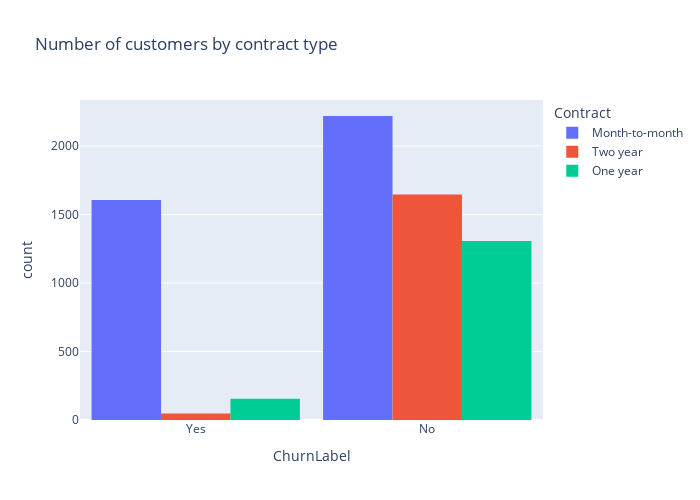

The cell this chart's notebook holds for it:
### Markdown cell above
#### Contract Types & Charges

### Code cell
# Types of contract:
fig = px.histogram(df, x="ChurnLabel", color="Contract", barmode="group", title="Number of customers by contract type")
fig.update_layout(width=700, height=500, bargap=0.1)
fig.show()

### Figure 1 — Plotly figure (JSON) as saved in the notebook; plotly's stock layout.template omitted (floating-point values rounded to 4 significant figures; data arrays with more than 128 entries replaced by an {"elided": "..."} marker saying what was removed)
{"data": [{"alignmentgroup": "True", "bingroup": "x", "hovertemplate": "Contract=Month-to-month<br>ChurnLabel=%{x}<br>count=%{y}<extra></extra>", "legendgroup": "Month-to-month", "marker": {"color": "#636efa", "pattern": {"shape": ""}}, "name": "Month-to-month", "offsetgroup": "Month-to-month", "orientation": "v", "showlegend": true, "type": "histogram", "x": {"elided": "3826 str values"}, "xaxis": "x", "yaxis": "y"}, {"alignmentgroup": "True", "bingroup": "x", "hovertemplate": "Contract=Two year<br>ChurnLabel=%{x}<br>count=%{y}<extra></extra>", "legendgroup": "Two year", "marker": {"color": "#EF553B", "pattern": {"shape": ""}}, "name": "Two year", "offsetgroup": "Two year", "orientation": "v", "showlegend": true, "type": "histogram", "x": {"elided": "1695 str values"}, "xaxis": "x", "yaxis": "y"}, {"alignmentgroup": "True", "bingroup": "x", "hovertemplate": "Contract=One year<br>ChurnLabel=%{x}<br>count=%{y}<extra></extra>", "legendgroup": "One year", "marker": {"color": "#00cc96", "pattern": {"shape": ""}}, "name": "One year", "offsetgroup": "One year", "orientation": "v", "showlegend": true, "type": "histogram", "x": {"elided": "1463 str values"}, "xaxis": "x", "yaxis": "y"}], "layout": {"bargap": 0.1, "barmode": "group", "height": 500, "legend": {"title": {"text": "Contract"}, "tracegroupgap": 0}, "title": {"text": "Number of customers by contract type"}, "width": 700, "xaxis": {"anchor": "y", "autorange": true, "domain": [0, 1], "range": [-0.5, 1.5], "title": {"text": "ChurnLabel"}, "type": "category"}, "yaxis": {"anchor": "x", "autorange": true, "domain": [0, 1], "range": [0, 2337.0], "title": {"text": "count"}}}}
